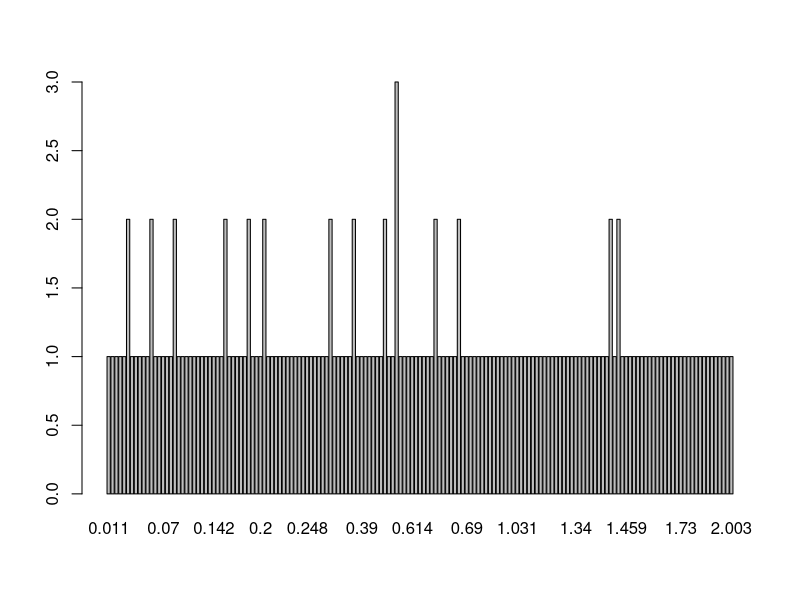

The R source for this figure:
## ---- chunk 1
knitr::opts_chunk$set(echo = TRUE)
## ---- chunk 2
str(DNase)
head(DNase)
density = DNase$density
barplot(table(DNase$density),beside=TRUE)
